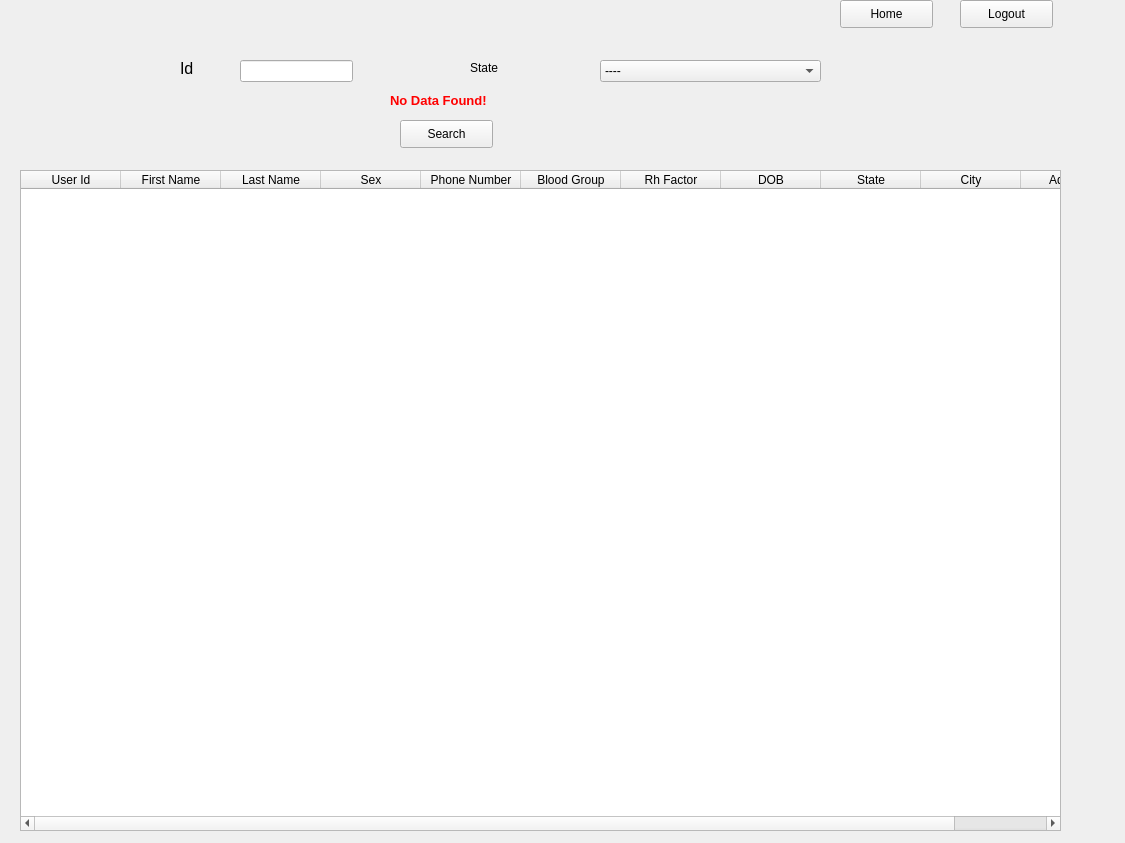
<?xml version="1.0" encoding="UTF-8"?>
<ui version="4.0">
 <class>Form</class>
 <widget class="QWidget" name="Form">
  <property name="geometry">
   <rect>
    <x>0</x>
    <y>0</y>
    <width>1125</width>
    <height>843</height>
   </rect>
  </property>
  <property name="windowTitle">
   <string>Form</string>
  </property>
  <widget class="QComboBox" name="StateComboBox">
   <property name="geometry">
    <rect>
     <x>600</x>
     <y>60</y>
     <width>221</width>
     <height>22</height>
    </rect>
   </property>
   <item>
    <property name="text">
     <string>----</string>
    </property>
   </item>
   <item>
    <property name="text">
     <string>National Capital Territory of Delhi</string>
    </property>
   </item>
   <item>
    <property name="text">
     <string>Andra Pradesh</string>
    </property>
   </item>
   <item>
    <property name="text">
     <string>Arunachal Pradesh</string>
    </property>
   </item>
   <item>
    <property name="text">
     <string>Assam</string>
    </property>
   </item>
   <item>
    <property name="text">
     <string>Bihar</string>
    </property>
   </item>
   <item>
    <property name="text">
     <string>Chattisgarh</string>
    </property>
   </item>
   <item>
    <property name="text">
     <string>Goa</string>
    </property>
   </item>
   <item>
    <property name="text">
     <string>Gujrat</string>
    </property>
   </item>
   <item>
    <property name="text">
     <string>Haryana</string>
    </property>
   </item>
   <item>
    <property name="text">
     <string>Himachal Pradesh</string>
    </property>
   </item>
   <item>
    <property name="text">
     <string>Jharkhand</string>
    </property>
   </item>
   <item>
    <property name="text">
     <string>Karnataka</string>
    </property>
   </item>
   <item>
    <property name="text">
     <string>Kerala</string>
    </property>
   </item>
   <item>
    <property name="text">
     <string>Madhya Pradesh</string>
    </property>
   </item>
   <item>
    <property name="text">
     <string>Maharashtra</string>
    </property>
   </item>
   <item>
    <property name="text">
     <string>Manipur</string>
    </property>
   </item>
   <item>
    <property name="text">
     <string>Meghalaya</string>
    </property>
   </item>
   <item>
    <property name="text">
     <string>Mizoram</string>
    </property>
   </item>
   <item>
    <property name="text">
     <string>Nagaland</string>
    </property>
   </item>
   <item>
    <property name="text">
     <string>Odisha</string>
    </property>
   </item>
   <item>
    <property name="text">
     <string>Punjab</string>
    </property>
   </item>
   <item>
    <property name="text">
     <string>Rajasthan</string>
    </property>
   </item>
   <item>
    <property name="text">
     <string>Sikkim</string>
    </property>
   </item>
   <item>
    <property name="text">
     <string>Tamil Nadu</string>
    </property>
   </item>
   <item>
    <property name="text">
     <string>Telangana</string>
    </property>
   </item>
   <item>
    <property name="text">
     <string>Tripura</string>
    </property>
   </item>
   <item>
    <property name="text">
     <string>Uttar Pradesh</string>
    </property>
   </item>
   <item>
    <property name="text">
     <string>Uttrakhand</string>
    </property>
   </item>
   <item>
    <property name="text">
     <string>West Bengal</string>
    </property>
   </item>
   <item>
    <property name="text">
     <string>Andaman &amp; Nicobar</string>
    </property>
   </item>
   <item>
    <property name="text">
     <string>Chandigarh</string>
    </property>
   </item>
   <item>
    <property name="text">
     <string>Dadra &amp; Nagar Haveli &amp; Daman &amp; Diu</string>
    </property>
   </item>
   <item>
    <property name="text">
     <string>Jammu &amp; Kashmir</string>
    </property>
   </item>
   <item>
    <property name="text">
     <string>Ladakh</string>
    </property>
   </item>
   <item>
    <property name="text">
     <string>Lakshadweep</string>
    </property>
   </item>
   <item>
    <property name="text">
     <string>Puducherry</string>
    </property>
   </item>
  </widget>
  <widget class="QPushButton" name="SearchButton">
   <property name="geometry">
    <rect>
     <x>400</x>
     <y>120</y>
     <width>93</width>
     <height>28</height>
    </rect>
   </property>
   <property name="text">
    <string>Search</string>
   </property>
  </widget>
  <widget class="QPushButton" name="HomeButton">
   <property name="geometry">
    <rect>
     <x>840</x>
     <y>0</y>
     <width>93</width>
     <height>28</height>
    </rect>
   </property>
   <property name="text">
    <string>Home</string>
   </property>
  </widget>
  <widget class="QTableWidget" name="tableWidget">
   <property name="geometry">
    <rect>
     <x>20</x>
     <y>170</y>
     <width>1041</width>
     <height>661</height>
    </rect>
   </property>
   <column>
    <property name="text">
     <string>User Id</string>
    </property>
   </column>
   <column>
    <property name="text">
     <string>First Name</string>
    </property>
   </column>
   <column>
    <property name="text">
     <string>Last Name</string>
    </property>
   </column>
   <column>
    <property name="text">
     <string>Sex</string>
    </property>
   </column>
   <column>
    <property name="text">
     <string>Phone Number</string>
    </property>
   </column>
   <column>
    <property name="text">
     <string>Blood Group</string>
    </property>
   </column>
   <column>
    <property name="text">
     <string>Rh Factor</string>
    </property>
   </column>
   <column>
    <property name="text">
     <string>DOB</string>
    </property>
   </column>
   <column>
    <property name="text">
     <string>State</string>
    </property>
   </column>
   <column>
    <property name="text">
     <string>City</string>
    </property>
   </column>
   <column>
    <property name="text">
     <string>Address</string>
    </property>
   </column>
  </widget>
  <widget class="QPushButton" name="LogOutButton">
   <property name="geometry">
    <rect>
     <x>960</x>
     <y>0</y>
     <width>93</width>
     <height>28</height>
    </rect>
   </property>
   <property name="text">
    <string>Logout</string>
   </property>
  </widget>
  <widget class="QLabel" name="DataNFLabel">
   <property name="geometry">
    <rect>
     <x>390</x>
     <y>90</y>
     <width>161</width>
     <height>21</height>
    </rect>
   </property>
   <property name="font">
    <font>
     <pointsize>10</pointsize>
     <weight>75</weight>
     <bold>true</bold>
    </font>
   </property>
   <property name="styleSheet">
    <string notr="true">color:rgb(255, 0, 0)</string>
   </property>
   <property name="text">
    <string>No Data Found!</string>
   </property>
  </widget>
  <widget class="QLabel" name="StateLabel">
   <property name="geometry">
    <rect>
     <x>470</x>
     <y>60</y>
     <width>55</width>
     <height>16</height>
    </rect>
   </property>
   <property name="styleSheet">
    <string notr="true">font: 12pt &quot;MS Shell Dlg 2&quot;;</string>
   </property>
   <property name="text">
    <string>State</string>
   </property>
  </widget>
  <widget class="QLineEdit" name="IdLineEdit">
   <property name="geometry">
    <rect>
     <x>240</x>
     <y>60</y>
     <width>113</width>
     <height>22</height>
    </rect>
   </property>
  </widget>
  <widget class="QLabel" name="IdLabel">
   <property name="geometry">
    <rect>
     <x>180</x>
     <y>60</y>
     <width>55</width>
     <height>16</height>
    </rect>
   </property>
   <property name="font">
    <font>
     <pointsize>12</pointsize>
    </font>
   </property>
   <property name="text">
    <string>Id</string>
   </property>
  </widget>
 </widget>
 <resources/>
 <connections/>
</ui>
